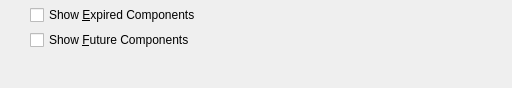
<?xml version="1.0" encoding="UTF-8"?>
<ui version="4.0">
 <comment>This file is part of the xTuple ERP: PostBooks Edition, a free and
open source Enterprise Resource Planning software suite,
Copyright (c) 1999-2018 by OpenMFG LLC, d/b/a xTuple.
It is licensed to you under the Common Public Attribution License
version 1.0, the full text of which (including xTuple-specific Exhibits)
is available at www.xtuple.com/CPAL.  By using this software, you agree
to be bound by its terms.</comment>
 <class>dspIndentedWhereUsed</class>
 <widget class="QWidget" name="dspIndentedWhereUsed">
  <property name="geometry">
   <rect>
    <x>0</x>
    <y>0</y>
    <width>512</width>
    <height>88</height>
   </rect>
  </property>
  <property name="windowTitle">
   <string>Indented Where Used</string>
  </property>
  <layout class="QHBoxLayout" name="horizontalLayout">
   <item>
    <layout class="QVBoxLayout">
     <property name="spacing">
      <number>0</number>
     </property>
     <property name="margin">
      <number>0</number>
     </property>
     <item>
      <widget class="ItemCluster" name="_item"/>
     </item>
     <item>
      <spacer>
       <property name="orientation">
        <enum>Qt::Vertical</enum>
       </property>
       <property name="sizeType">
        <enum>QSizePolicy::Expanding</enum>
       </property>
       <property name="sizeHint" stdset="0">
        <size>
         <width>20</width>
         <height>0</height>
        </size>
       </property>
      </spacer>
     </item>
    </layout>
   </item>
   <item>
    <layout class="QVBoxLayout" name="verticalLayout">
     <item>
      <widget class="XCheckBox" name="_showExpired">
       <property name="text">
        <string>Show &amp;Expired Components</string>
       </property>
      </widget>
     </item>
     <item>
      <widget class="XCheckBox" name="_showFuture">
       <property name="text">
        <string>Show &amp;Future Components</string>
       </property>
      </widget>
     </item>
     <item>
      <spacer>
       <property name="orientation">
        <enum>Qt::Vertical</enum>
       </property>
       <property name="sizeType">
        <enum>QSizePolicy::Expanding</enum>
       </property>
       <property name="sizeHint" stdset="0">
        <size>
         <width>20</width>
         <height>0</height>
        </size>
       </property>
      </spacer>
     </item>
    </layout>
   </item>
   <item>
    <spacer>
     <property name="orientation">
      <enum>Qt::Horizontal</enum>
     </property>
     <property name="sizeType">
      <enum>QSizePolicy::Expanding</enum>
     </property>
     <property name="sizeHint" stdset="0">
      <size>
       <width>0</width>
       <height>20</height>
      </size>
     </property>
    </spacer>
   </item>
  </layout>
 </widget>
 <layoutdefault spacing="5" margin="5"/>
 <customwidgets>
  <customwidget>
   <class>ItemCluster</class>
   <extends>QWidget</extends>
   <header>itemcluster.h</header>
   <container>1</container>
  </customwidget>
  <customwidget>
   <class>XCheckBox</class>
   <extends>QCheckBox</extends>
   <header>xcheckbox.h</header>
  </customwidget>
 </customwidgets>
 <tabstops>
  <tabstop>_item</tabstop>
  <tabstop>_showExpired</tabstop>
  <tabstop>_showFuture</tabstop>
 </tabstops>
 <resources/>
 <connections/>
</ui>
